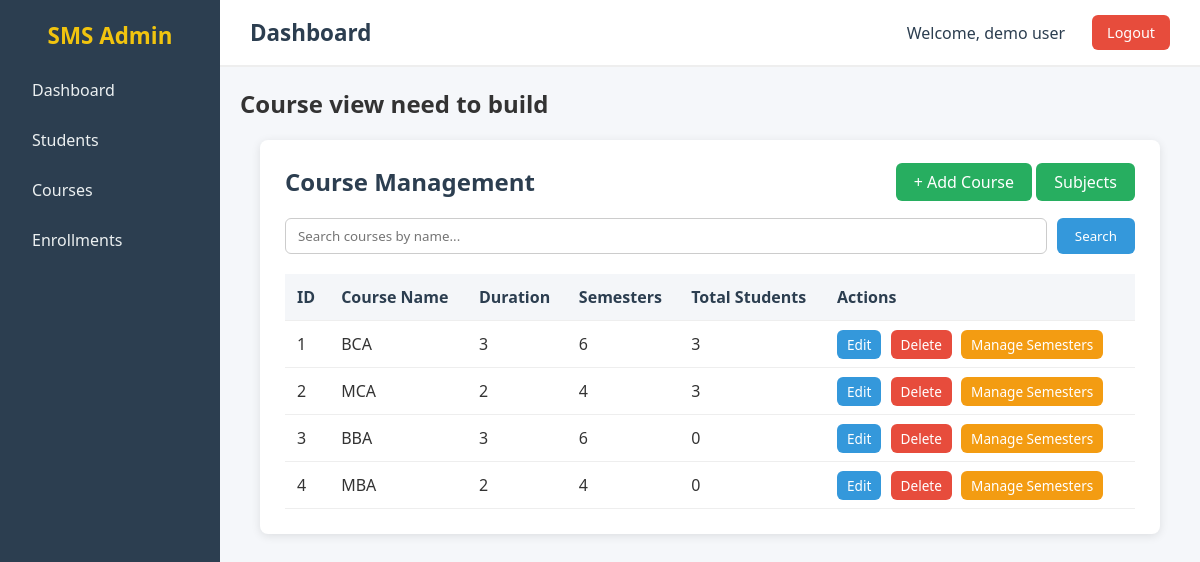
The page /courses (signed in) on the database its author committed.
### SMS/app/models/sms_models.py (models this page shows)
class User(db.Model):
    __tablename__ = "users"
    id = db.Column(db.Integer,primary_key= True)
    name = db.Column(db.String(100),nullable =False)
    email = db.Column(db.String(80),nullable = False)
    username = db.Column(db.String(80),unique = True,nullable = False)
    password = db.Column(db.String(80),nullable = False)

class Course(db.Model):
    __tablename__ = "courses"
    id = db.Column(db.Integer, primary_key=True)
    name = db.Column(db.String(100), nullable=False, unique=True)
    duration = db.Column(db.String(20), nullable=False)
    semesters = db.relationship("Semester", backref="course", lazy=True)

### SMS/app/routes/courses.py (the view)
@course_bp.route("/courses")
@login_required
def course_home():
    if session.get("user_id"):
        got_course =  Course.query.all()
        return render_template("courses/courses.html",courses= got_course)
    else:
        return redirect(url_for("auth.login"))

### SMS/app/decorator/login_auth.py (called while the page is built)
def login_required(f):
    @wraps(f)
    def decorated_function(*args, **kwargs):
        if "user_id" not in session:
            return redirect(url_for("auth.login"))  # redirect to login page
        return f(*args, **kwargs)
    return decorated_function

### SMS/app/routes/base.py (called while the page is built)
@base_bp.app_context_processor
def inject_user():
    user_id = session.get('user_id')
    if user_id:
        return {"login_user": User.query.get(user_id)}
    return {"login_user": None}

### SMS/app/templates/courses/courses.html (shortened to what this page needs)
{% extends "base.html" %}
{% block css %}
<link rel="stylesheet" href="{{ url_for('static', filename='css/courses.css') }}">
{% endblock %}
{% block content %}
<h2>Course view need to build</h2>
<div class="courses-container">
    <div class="top-bar">
        <h2>Course Management</h2>
        <div>
        <a href="/courses/add" class="btn-add">+ Add Course</a>
        <a href="/courses/subject" class="btn-add">Subjects</a>
        </div>
    </div>
    <form method="POST" action="/courses/search" class="search-form">
        <input type="text" name="search" placeholder="Search courses by name..." required>
        <button type="submit">Search</button>
    </form>
    <table class="courses-table">
        <thead>
            <tr>
                <th>ID</th>
                <th>Course Name</th>
                <th>Duration</th>
                <th>Semesters</th>
                <th>Total Students</th>
                <th>Actions</th>
            </tr>
        </thead>
        <tbody>
            {% for course in courses %}
            <tr>
                <td>{{ course.id }}</td>
                <td>{{ course.name }}</td>
                <td>{{ course.duration }}</td>
                <td>{{ course.semesters|length }}</td>
                <td>{{ course.enrollments|length }}</td>
                <td>
                    <a href="/courses/edit/{{ course.id }}" class="btn-edit">Edit</a>
                    <a href="/courses/delete/{{ course.id }}" class="btn-delete">Delete</a>
                    <a href="/courses/{{ course.id }}/semesters" class="btn-semesters">Manage Semesters</a>
                </td>
            </tr>
            {% endfor %}
        </tbody>
    </table>
</div>
{% endblock %}

### SMS/app/templates/base.html (shortened to what this page needs)
<!DOCTYPE html>
<html lang="en">
<head>
    <link rel="stylesheet" href="{{ url_for('static', filename='css/base.css') }}">
    {% block css %}{% endblock %}
</head>
<body>
    <div class="main-content">
        <div class="sidebar">
            <h2><a href="/">SMS Admin</h2></a>
            <ul>
                <li><a href="/">Dashboard</a></li>
                <li><a href="/students">Students</a></li>
                <li><a href="/courses">Courses</a></li>
                <li><a href="/enrollments">Enrollments</a></li>
            </ul>
        </div>
        <div class="content">
            <header>
                <h1>{% block header_title %}Dashboard{% endblock %}</h1>
                <div class="user-info">
                    <span class="username">Welcome, {{ login_user.name }}</span>
                    <a href="/logout" class="logout-btn" onclick="clearAppCache()">Logout</a>
                </div>
            </header>
            <main>
            {% block content %}
            {% endblock %}
        </main>
        </div>
    </div>
</body>
</html>

### SMS/app/static/css/base.css (style rules this page uses)
* { margin: 0; padding: 0; box-sizing: border-box; font-family: "Segoe UI", Tahoma, Geneva, Verdana, sans-serif; }
body { background: #f5f7fa; color: #333; min-height: 100vh; }
.main-content { display: flex; min-height: 100vh; }
.sidebar { width: 220px; background: #2c3e50; color: #fff; padding: 20px; flex-shrink: 0; }
.sidebar h2 { text-align: center; margin-bottom: 20px; font-size: 1.4rem; }
.sidebar h2 a { text-decoration: none; color: #f1c40f; }
.sidebar ul { list-style: none; }
.sidebar ul li { margin: 12px 0; }
.sidebar ul li a { text-decoration: none; color: #ecf0f1; padding: 8px 12px; display: block; border-radius: 6px; transition: background 0.3s; }
.content { flex-grow: 1; display: flex; flex-direction: column; }
header { background: #fff; padding: 15px 30px; display: flex; justify-content: space-between; align-items: center; border-bottom: 2px solid #eee; }
.user-info { display: flex; align-items: center; gap: 15px; }
.username { font-size: 1rem; font-weight: 500; color: #2c3e50; padding: 6px 12px; border-radius: 6px; }
header h1 { font-size: 1.4rem; color: #2c3e50; }
.logout-btn { text-decoration: none; background: #e74c3c; color: #fff; padding: 8px 15px; border-radius: 6px; font-size: 0.9rem; transition: background 0.3s; }
main { flex-grow: 1; padding: 20px; }

### SMS/app/static/css/courses.css (style rules this page uses)
.courses-container { background: #fff; padding: 25px; border-radius: 8px; box-shadow: 0 2px 10px rgba(0,0,0,0.1); margin: 20px; }
.top-bar { display: flex; justify-content: space-between; align-items: center; margin-bottom: 20px; }
.top-bar h2 { color: #2c3e50; }
.btn-add { background: #27ae60; color: #fff; padding: 8px 18px; border-radius: 6px; text-decoration: none; transition: background 0.3s; }
.search-form { display: flex; margin-bottom: 20px; gap: 10px; }
.search-form input { flex: 1; padding: 8px 12px; border-radius: 6px; border: 1px solid #ccc; }
.search-form button { padding: 8px 18px; border-radius: 6px; border: none; background: #3498db; color: #fff; cursor: pointer; }
.courses-table { width: 100%; border-collapse: collapse; }
.courses-table th, .courses-table td { padding: 12px; border-bottom: 1px solid #eee; text-align: left; }
.courses-table th { background: #f4f6f9; color: #2c3e50; }
.courses-table td .btn-edit, .courses-table td .btn-delete, .courses-table td .btn-semesters, .courses-table td .btn-students, .courses-table td .btn-subjects { padding: 5px 10px; border-radius: 6px; text-decoration: none; color: #fff; font-size: 0.85rem; margin-right: 5px; transition: background 0.3s; }
.btn-edit { background: #3498db; }
.btn-delete { background: #e74c3c; }
.btn-semesters { background: #f39c12; }

### rows shown on the page
User: name "demo user"
Course: id "1", name "BCA", duration "3", semesters|length "6", enrollments|length "3"
Course: id "2", name "MCA", duration "2", semesters|length "4", enrollments|length "3"
Course: id "3", name "BBA", duration "3", semesters|length "6", enrollments|length "0"
Course: id "4", name "MBA", duration "2", semesters|length "4", enrollments|length "0"
